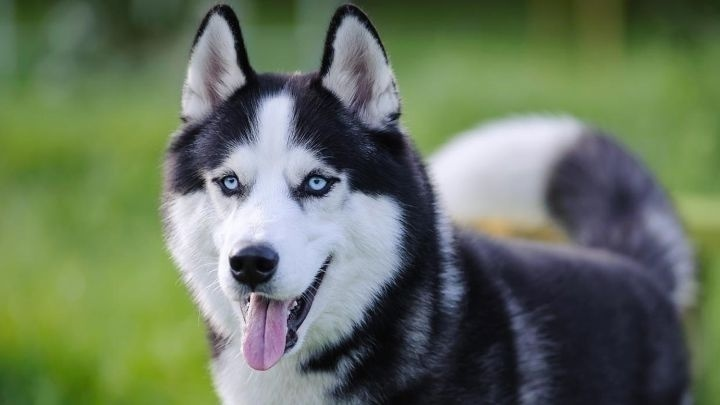
#> input picture example-fn-logging/images/perro_husky.jpg, 720 x 405 px, found by its file name
$ python exercise_fn.py
#> lines starting #> are read from the running program, lines starting #| are printed output that depends on the picture; after the words box and inside, x2 and y2 are one past the last pixel; in counts of white or black regions, pixels touching at a corner belong together
import cv2
import numpy as np

# The image is read, and it is in the same work directory
image = cv2.imread('images/perro_husky.jpg',cv2.IMREAD_GRAYSCALE)
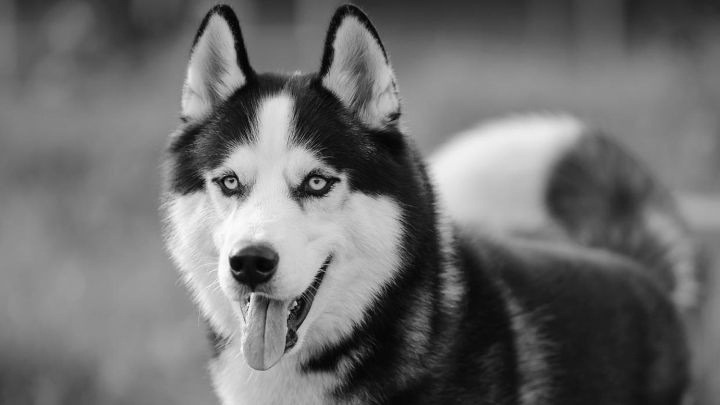
#> image: shape (405, 720); min 0, max 255, mean 109.8
print("aaaa")
# Canny's algorithm implemented in OpenCV is used for borders detection
face_borders = cv2.Canny(image,100,200)
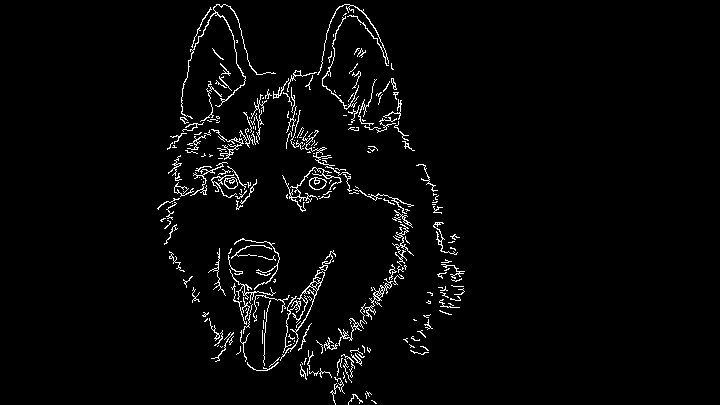
#> face_borders: shape (405, 720); 2.9% white in thin lines or dots, all inside (x1, y1, x2, y2) = (157, 4, 465, 405)

#cv2.imshow('Borders detection', face_borders)

cv2.imwrite('images/bordes.jpg',face_borders)

#cv2.waitKey(0)
#cv2.destroyAllWindows()

$ run again, with example-fn-logging/images/img.jpg copied over example-fn-logging/images/perro_husky.jpg
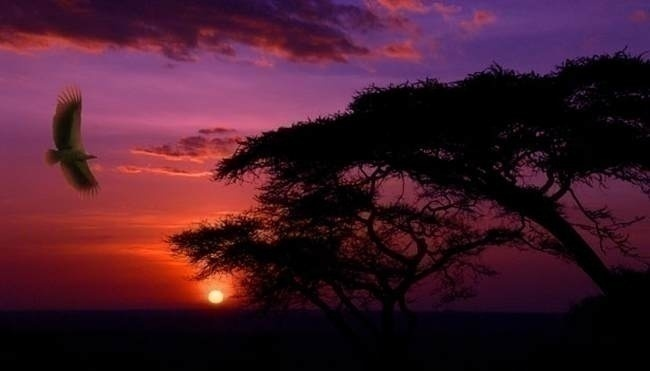
#> input picture example-fn-logging/images/img.jpg, 650 x 371 px, found by its file name
#> `image = cv2.imread('images/perro_husky.jpg',cv2.IMREAD_GRAYSCALE)`:
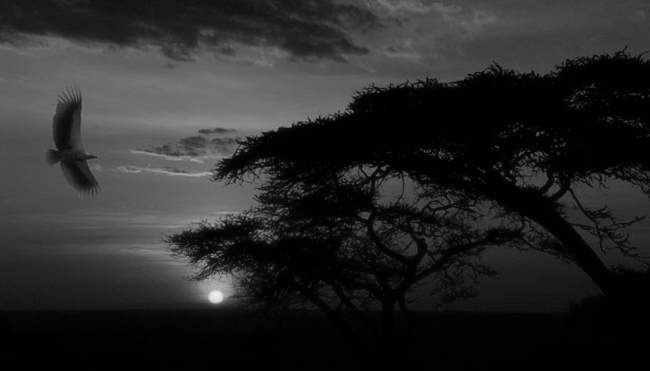
#> image: shape (371, 650); min 0, max 239, mean 40.8
#> `face_borders = cv2.Canny(image,100,200)`:
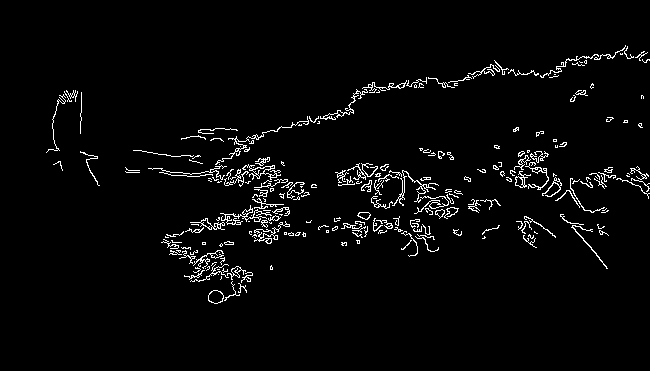
#> face_borders: shape (371, 650); 3.1% white in thin lines or dots, all inside (x1, y1, x2, y2) = (46, 45, 650, 304)
